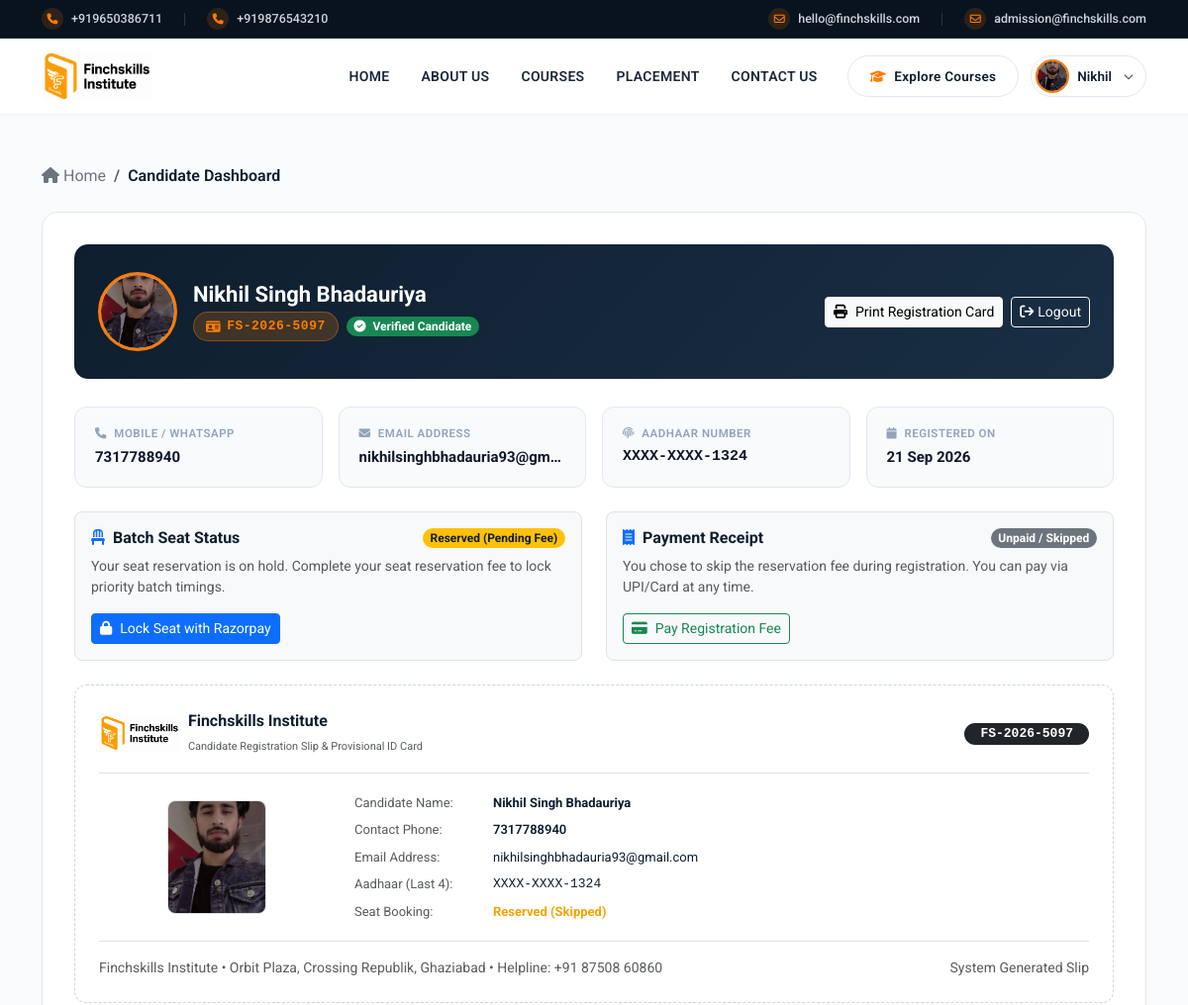
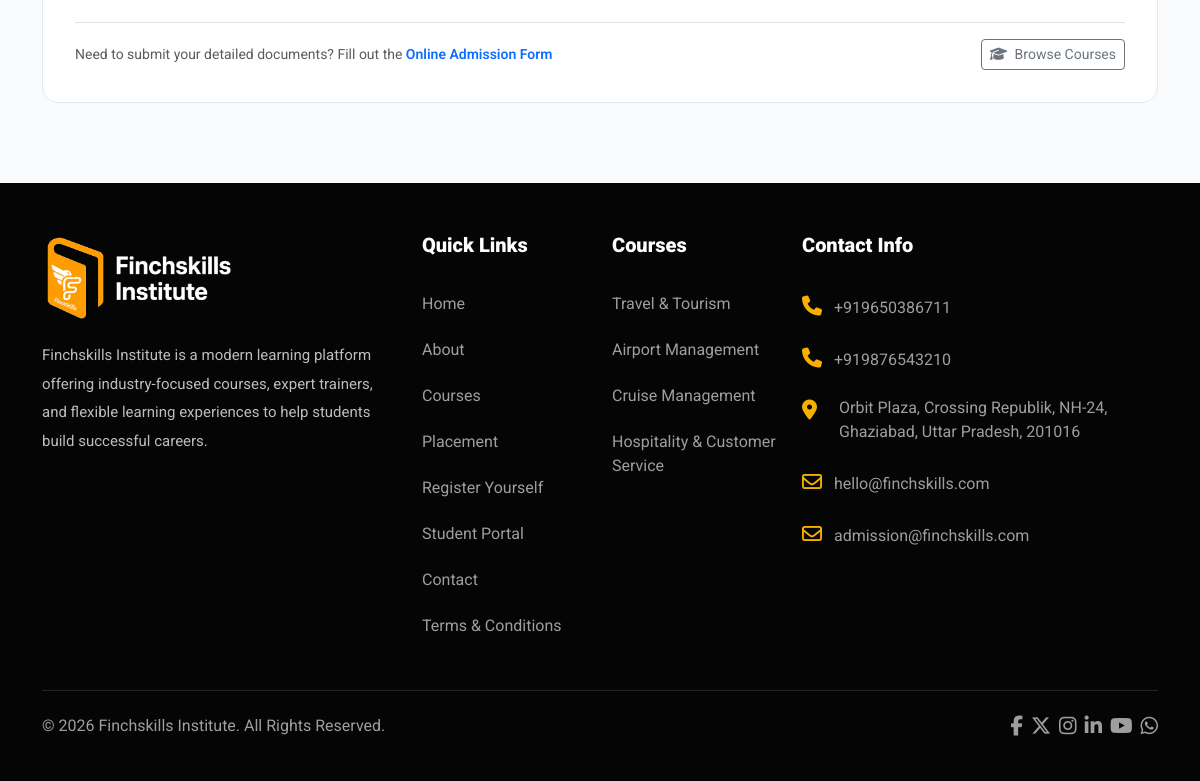
The app's page /student-profile.php (signed in) with its own data (2 pictures, top to bottom).
### tables this page shows
CREATE TABLE `students` (
  `id` int(11) NOT NULL AUTO_INCREMENT,
  `student_id` varchar(50) NOT NULL,
  `name` varchar(150) NOT NULL,
  `email` varchar(150) NOT NULL,
  `phone` varchar(25) NOT NULL,
  `aadhaar` varchar(30) NOT NULL,
  `photo` varchar(255) DEFAULT NULL,
  `password` varchar(255) NOT NULL,
  `otp_code` varchar(10) DEFAULT NULL,
  `otp_expires_at` datetime DEFAULT NULL,
  `is_verified` tinyint(1) DEFAULT 0,
  `seat_status` enum('Pending','Reserved','Confirmed') DEFAULT 'Pending',
  `payment_status` enum('Unpaid','Paid','Skipped') DEFAULT 'Unpaid',
  `payment_id` varchar(100) DEFAULT NULL,
  `payment_amount` decimal(10,2) DEFAULT 0.00,
  `payment_date` datetime DEFAULT NULL,
  `reset_token` varchar(100) DEFAULT NULL,
  `reset_expires_at` datetime DEFAULT NULL,
  `created_at` timestamp NOT NULL DEFAULT current_timestamp(),
  PRIMARY KEY (`id`),
  UNIQUE KEY `student_id` (`student_id`),
  UNIQUE KEY `email` (`email`)
);

### student-profile.php (the view, shortened to what this page needs)
<?php
require_once __DIR__ . '/db.php';
$student_id = (int)($_SESSION['student_db_id'] ?? 0);
$stmt = $pdo->prepare("SELECT * FROM students WHERE id = ?");
$stmt->execute([$student_id]);
$student = $stmt->fetch();
include "header.php";
?>
<section class="profile-section">
    <div class="container">
        <nav aria-label="breadcrumb" class="mb-4 no-print">
            <ol class="breadcrumb small">
                <li class="breadcrumb-item"><a href="index.php" class="text-decoration-none text-secondary"><i class="fa-solid fa-house me-1"></i>Home</a></li>
                <li class="breadcrumb-item active text-dark fw-semibold" aria-current="page">Candidate Dashboard</li>
            </ol>
        </nav>
        <div class="profile-card">
            <div class="profile-header-strip">
                <div class="d-flex align-items-center gap-3">
                    <?php if (!empty($student['photo']) && file_exists(__DIR__ . '/' . $student['photo'])): ?>
                        <img src="<?= htmlspecialchars($student['photo']) ?>" alt="Passport Photo" class="profile-avatar-lg">
                    <?php else: ?>
                        <div class="profile-avatar-lg d-flex align-items-center justify-content-center text-dark bg-white">
                            <i class="fa-solid fa-user fs-2"></i>
                        </div>
                    <?php endif; ?>
                    <div>
                        <h3 class="fw-bold text-white mb-1" style="font-size: 22px;"><?= htmlspecialchars($student['name']) ?></h3>
                        <div class="d-flex flex-wrap align-items-center gap-2">
                            <span class="id-chip font-monospace">
                                <i class="fa-solid fa-id-card"></i>
                                <?= htmlspecialchars($student['student_id']) ?>
                            </span>
                            <span class="badge bg-success text-white px-2.5 py-1 rounded-pill small">
                                <i class="fa-solid fa-circle-check me-1"></i> Verified Candidate
                            </span>
                        </div>
                    </div>
                </div>
                <div class="d-flex flex-wrap gap-2 no-print">
                    <button type="button" onclick="window.print()" class="btn btn-light btn-sm d-flex align-items-center gap-2">
                        <i class="fa-solid fa-print"></i>
                        <span>Print Registration Card</span>
                    </button>
                    <a href="student-logout.php" class="btn btn-outline-light btn-sm d-flex align-items-center gap-1">
                        <i class="fa-solid fa-arrow-right-from-bracket"></i>
                        <span>Logout</span>
                    </a>
                </div>
            </div>
            <div class="row g-3 mb-4">
                <div class="col-sm-6 col-lg-3">
                    <div class="info-tile">
                        <span class="info-tile-label"><i class="fa-solid fa-phone me-1"></i> Mobile / WhatsApp</span>
                        <div class="info-tile-val"><?= htmlspecialchars($student['phone']) ?></div>
                    </div>
                </div>
                <div class="col-sm-6 col-lg-3">
                    <div class="info-tile">
                        <span class="info-tile-label"><i class="fa-solid fa-envelope me-1"></i> Email Address</span>
                        <div class="info-tile-val text-truncate" title="<?= htmlspecialchars($student['email']) ?>"><?= htmlspecialchars($student['email']) ?></div>
                    </div>
                </div>
                <div class="col-sm-6 col-lg-3">
                    <div class="info-tile">
                        <span class="info-tile-label"><i class="fa-solid fa-fingerprint me-1"></i> Aadhaar Number</span>
                        <div class="info-tile-val font-monospace">XXXX-XXXX-<?= substr($student['aadhaar'], -4) ?></div>
                    </div>
                </div>
                <div class="col-sm-6 col-lg-3">
                    <div class="info-tile">
                        <span class="info-tile-label"><i class="fa-solid fa-calendar me-1"></i> Registered On</span>
                        <div class="info-tile-val"><?= date('d M Y', strtotime($student['created_at'])) ?></div>
                    </div>
                </div>
            </div>
            <div class="row g-4 mb-4">
                <div class="col-md-6">
                    <div class="p-3 bg-light rounded-3 border h-100">
                        <div class="d-flex justify-content-between align-items-center mb-2">
                            <h6 class="fw-bold text-dark mb-0"><i class="fa-solid fa-chair text-primary me-2"></i>Batch Seat Status</h6>
                            <?php if ($student['seat_status'] === 'Confirmed'): ?>
                                <span class="badge bg-success px-2.5 py-1 rounded-pill">Confirmed</span>
                            <?php elseif ($student['seat_status'] === 'Reserved'): ?>
                                <span class="badge bg-warning text-dark px-2.5 py-1 rounded-pill">Reserved (Pending Fee)</span>
                            <?php else: ?>
                                <span class="badge bg-secondary px-2.5 py-1 rounded-pill">Pending</span>
                            <?php endif; ?>
                        </div>
                        <p class="small text-muted mb-3">
                            <?php if ($student['seat_status'] === 'Confirmed'): ?>
                                Your batch seat is officially locked. Our academic counselor will coordinate your batch timings and orientation induction kit.
                            <?php else: ?>
                                Your seat reservation is on hold. Complete your seat reservation fee to lock priority batch timings.
                            <?php endif; ?>
                        </p>
                        <?php if ($student['seat_status'] !== 'Confirmed'): ?>
                            <a href="seat-reservation.php" class="btn btn-primary btn-sm d-inline-flex align-items-center gap-2 no-print">
                                <i class="fa-solid fa-lock"></i>
                                <span>Lock Seat with Razorpay</span>
                            </a>
                        <?php endif; ?>
                    </div>
                </div>
                <div class="col-md-6">
                    <div class="p-3 bg-light rounded-3 border h-100">
                        <div class="d-flex justify-content-between align-items-center mb-2">
                            <h6 class="fw-bold text-dark mb-0"><i class="fa-solid fa-receipt text-primary me-2"></i>Payment Receipt</h6>
                            <?php if ($student['payment_status'] === 'Paid'): ?>
                                <span class="badge bg-success px-2.5 py-1 rounded-pill">Paid &bull; ₹<?= number_format($student['payment_amount'], 2) ?></span>
                            <?php else: ?>
                                <span class="badge bg-secondary px-2.5 py-1 rounded-pill">Unpaid / Skipped</span>
                            <?php endif; ?>
                        </div>
                        <?php if ($student['payment_status'] === 'Paid'): ?>
                            <div class="small font-monospace mb-2 text-dark">
                                <div>Txn ID: <strong><?= htmlspecialchars($student['payment_id']) ?></strong></div>
                                <div>Date: <strong><?= date('d M Y, h:i A', strtotime($student['payment_date'])) ?></strong></div>
                            </div>
                            <span class="badge bg-success-subtle text-success border border-success-subtle small">
                                <i class="fa-solid fa-circle-check me-1"></i> Digital Invoice Valid
                            </span>
                        <?php else: ?>
                            <p class="small text-muted mb-3">You chose to skip the reservation fee during registration. You can pay via UPI/Card at any time.</p>
                            <a href="seat-reservation.php" class="btn btn-outline-success btn-sm d-inline-flex align-items-center gap-2 no-print">
                                <i class="fa-solid fa-credit-card"></i>
                                <span>Pay Registration Fee</span>
                            </a>
                        <?php endif; ?>
                    </div>
                </div>
            </div>
            <div class="print-slip-box" id="printableSlip">
                <div class="d-flex justify-content-between align-items-center border-bottom pb-3 mb-3">
                    <div class="d-flex align-items-center gap-2">
                        <img src="img/logo.png" alt="Finchskills" style="height: 38px;" onerror="this.style.display='none';">
                        <div>
                            <strong class="text-dark d-block" style="font-size: 16px;">Finchskills Institute</strong>
                            <small class="text-muted" style="font-size: 11px;">Candidate Registration Slip &amp; Provisional ID Card</small>
                        </div>
                    </div>
                    <div class="text-end">
                        <span class="badge bg-dark text-white font-monospace px-3 py-1.5 rounded-pill" style="font-size: 13px;">
                            <?= htmlspecialchars($student['student_id']) ?>
                        </span>
                    </div>
                </div>
                <div class="row align-items-center g-3">
                    <div class="col-sm-3 text-center">
                        <?php if (!empty($student['photo']) && file_exists(__DIR__ . '/' . $student['photo'])): ?>
                            <img src="<?= htmlspecialchars($student['photo']) ?>" alt="Photo" class="rounded-3 border" style="width: 100px; height: 115px; object-fit: cover;">
                        <?php else: ?>
                            <div class="rounded-3 border bg-light d-flex align-items-center justify-content-center text-muted mx-auto" style="width: 100px; height: 115px;">
                                <i class="fa-solid fa-user fa-3x"></i>
                            </div>
                        <?php endif; ?>
                    </div>
                    <div class="col-sm-9">
                        <table class="table table-sm table-borderless mb-0" style="font-size: 13px;">
                            <tr>
                                <td class="text-muted" style="width: 140px;">Candidate Name:</td>
                                <td class="fw-bold text-dark"><?= htmlspecialchars($student['name']) ?></td>
                            </tr>
                            <tr>
                                <td class="text-muted">Contact Phone:</td>
                                <td class="fw-semibold text-dark"><?= htmlspecialchars($student['phone']) ?></td>
                            </tr>
                            <tr>
                                <td class="text-muted">Email Address:</td>
                                <td class="text-dark"><?= htmlspecialchars($student['email']) ?></td>
                            </tr>
                            <tr>
                                <td class="text-muted">Aadhaar (Last 4):</td>
                                <td class="font-monospace text-dark">XXXX-XXXX-<?= substr($student['aadhaar'], -4) ?></td>
                            </tr>
                            <tr>
                                <td class="text-muted">Seat Booking:</td>
                                <td>
                                    <strong class="<?= $student['seat_status'] === 'Confirmed' ? 'text-success' : 'text-warning' ?>">
                                        <?= htmlspecialchars($student['seat_status']) ?> (<?= htmlspecialchars($student['payment_status']) ?>)
                                    </strong>
                                </td>
                            </tr>
                        </table>
                    </div>
                </div>
                <div class="border-top pt-3 mt-3 d-flex justify-content-between align-items-center small text-muted">
                    <span>Finchskills Institute &bull; Orbit Plaza, Crossing Republik, Ghaziabad &bull; Helpline: +91 87508 60860</span>
                    <span>System Generated Slip</span>
                </div>
            </div>
            <div class="d-flex flex-wrap justify-content-between align-items-center mt-4 pt-3 border-top no-print">
                <div class="text-muted small">
                    Need to submit your detailed documents? Fill out the <a href="form-submission.php" class="text-primary text-decoration-none fw-semibold">Online Admission Form</a>
                </div>
                <div class="d-flex gap-2">
                    <a href="courses.php" class="btn btn-outline-secondary btn-sm">
                        <i class="fa-solid fa-graduation-cap me-1"></i> Browse Courses
                    </a>
                </div>
            </div>
        </div>
    </div>
</section>
<?php include "footer.php"; ?>

### student-profile.php (style rules this page uses)
.profile-section { padding: 50px 0 80px; background: #fafbfc; min-height: 80vh; }
.profile-card { background: #ffffff; border: 1px solid #e2e8f0; border-radius: 16px; padding: 32px; box-shadow: none !important; }
.profile-header-strip { background: linear-gradient(135deg, #0e1e2e 0%, #1a2f44 100%); border-radius: 14px; padding: 28px 24px; color: #ffffff; display: flex; flex-wrap: wrap; align-items: center; justify-content: space-between; gap: 20px; margin-bottom: 28px; }
.profile-avatar-lg { width: 80px; height: 80px; border-radius: 50%; object-fit: cover; border: 3px solid #fe7c03; background: #ffffff; }
.id-chip { background: rgba(254, 124, 3, 0.2); color: #fe7c03; border: 1px solid rgba(254, 124, 3, 0.4); padding: 4px 12px; border-radius: 50px; font-size: 13px; font-weight: 700; letter-spacing: 0.5px; display: inline-flex; align-items: center; gap: 6px; }
.info-tile { background: #f8fafc; border: 1px solid #e2e8f0; border-radius: 12px; padding: 18px 20px; height: 100%; }
.info-tile-label { font-size: 11.5px; font-weight: 600; text-transform: uppercase; letter-spacing: 0.5px; color: #94a3b8; margin-bottom: 4px; display: block; }
.info-tile-val { font-size: 15px; font-weight: 700; color: #0f172a; }
.print-slip-box { border: 1.5px dashed #cbd5e1; border-radius: 12px; padding: 24px; background: #ffffff; margin-top: 24px; }

### records on screen
students: photo (picture), name "Nikhil Singh Bhadauriya", student "FS-2026-5097", phone "7317788940", email "nikhilsinghbhadauria93@gm…", aadhaar "1324", created_at "21 Sep 2026", email "nikhilsinghbhadauria93@gmail.com", seat_status "Reserved", payment_status "Skipped"

### other values on screen
$site_phone_1 "+919650386711"
$site_phone_2 "+919876543210"
$site_email_1 "hello@finchskills.com"
$site_email_2 "admission@finchskills.com"
explode(' ', trim($studentName))[0] "Nikhil"
